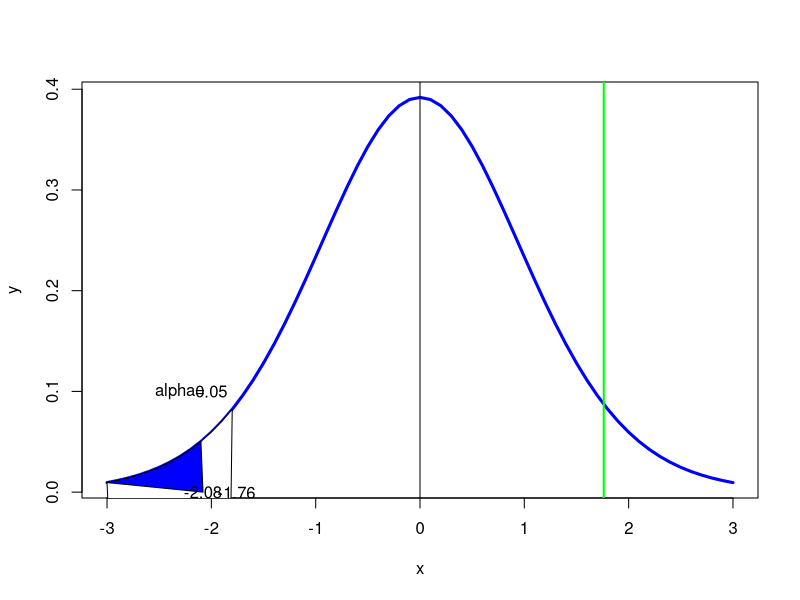

Write the R code that produced this figure.
#page no 392-394
mu0=16.43 
xbar=16
sd=0.8
n=15
t_stat=(xbar-mu0)/(sd/sqrt(n))
alpha=0.05
t_c_left=qnorm(alpha)
p_value=pnorm(t_stat)
print(paste('t static =',round(t_stat,4)))
if(t_stat <= t_c_left)
{
  print(paste("left tail : Reject H0"))
}else
  {
  print(paste("Left tail :Accept H0"))
  }
t_c_right=qnorm(1-alpha)
p_value=1-pnorm(t_stat)
  if(t_stat >= t_c_right)
  {
    print(paste("right tail : Reject H0"))
  }else
  {
    print(paste("right tail :Accept H0"))
  }
two_t_stat=abs((xbar-mu0))/(sd/sqrt(n))
two_t_critical=qnorm(1-alpha/2)
p_value=2*(1-pnorm(two_t_stat))
if(two_t_stat>=two_t_critical)
{
  print("reject H0")
}else
{
  print("accept H0")
}
dfs<-n-1
x<-seq(-3,3,0.1)
y<-dt(x,dfs)
t.val<-qt(0.95,df=dfs)
p1<-plot(x,y,type='l',lwd=3,col='blue',xlab='x')+
    abline(v=0)+
    abline(v=t.val,lwd=2,col="green")+
    polygon(c(x[x<=-1.76],-2.08),c(y[x<=-1.76],-2.08),col="white")+
    polygon(c(x[x<=-2.08],-2.08),c(y[x<=-2.08],0),col="blue")+
    text(t_stat,0,round(t_stat,2))+
    text(-t.val,0,"-1.76")+
    text(-2.3,0.1,"alpha=")+
    text(-2,0.1,alpha)
